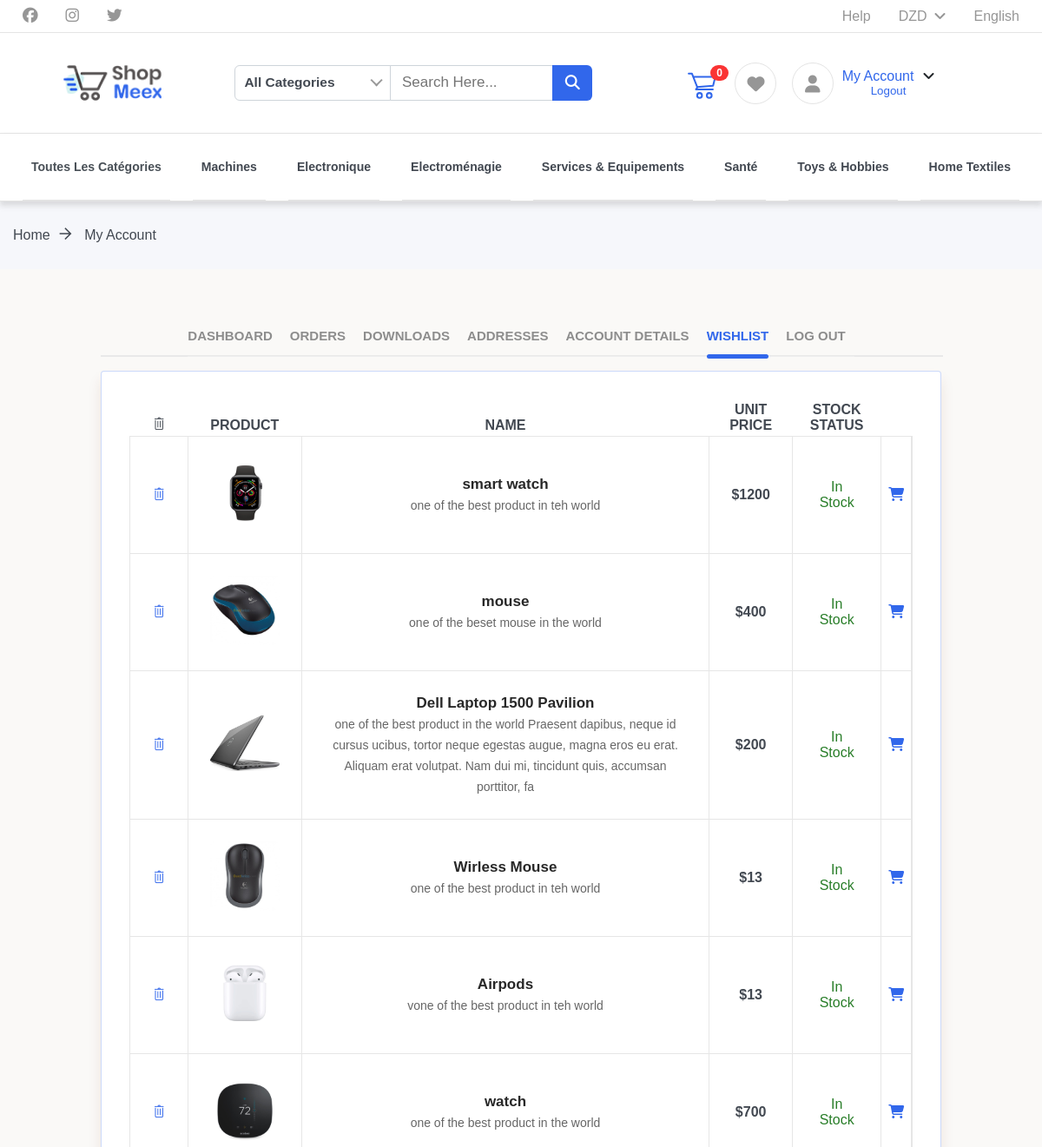
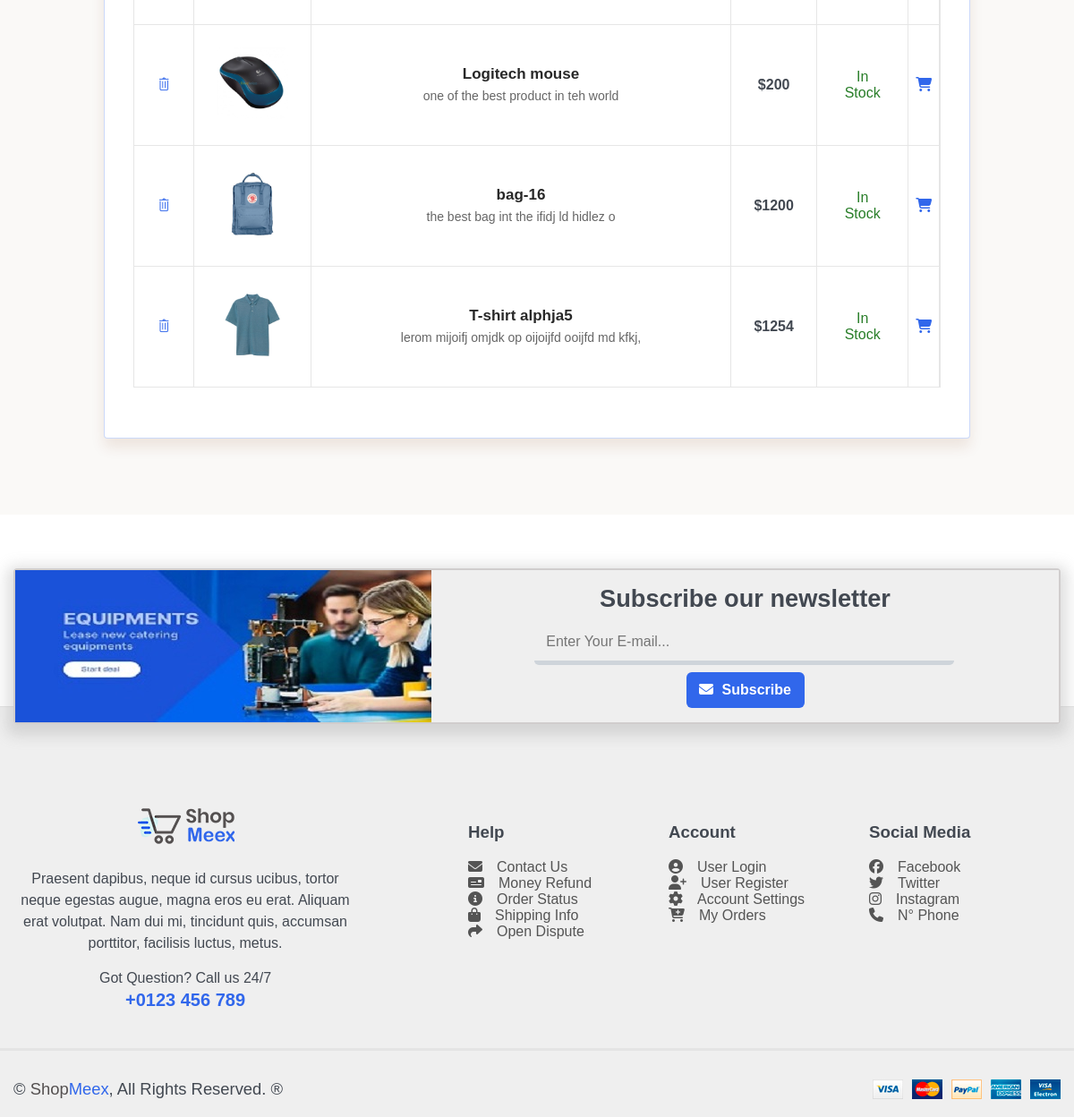
The page /customer/my_wishlist.php (signed in) on the database its author committed (2 pictures, top to bottom).
### tables this page shows
CREATE TABLE `wishlist` (
  `id` int(11) NOT NULL,
  `user_id` int(11) NOT NULL,
  `product_id` int(11) NOT NULL
);

CREATE TABLE `products` (
  `id` int(11) NOT NULL,
  `category_id` int(11) NOT NULL,
  `name` text NOT NULL,
  `description` varchar(200) NOT NULL,
  `weight` double NOT NULL,
  `dimensions` varchar(10) NOT NULL,
  `price` double NOT NULL,
  `slug` varchar(200) NOT NULL,
  `colors` varchar(50) NOT NULL,
  `owner_id` int(11) NOT NULL,
  `model` varchar(50) NOT NULL,
  `photo` varchar(200) NOT NULL,
  `photo1` varchar(200) NOT NULL,
  `photo2` varchar(200) NOT NULL,
  `date_view` date NOT NULL,
  `counter` int(11) NOT NULL,
  `sold_cmp` int(11) NOT NULL,
  `total_rating` int(10) NOT NULL,
  `quantity` int(11) NOT NULL
);

### customer/my_wishlist.php (the view, shortened to what this page needs)
<?php
    include 'includes/session.php';
    if(isset($_SESSION["loggedin"]) && $_SESSION["loggedin"] === true) {
        $getUser = $db->prepare("SELECT * FROM users WHERE email = ?");
        $getUser->execute(array($_SESSION["email"]));
        $info = $getUser->fetch();
        $customer_id = $info['id'];
         $getwish = $db->prepare("SELECT * FROM wishlist WHERE user_id = ?");
        $getwish->execute(array($customer_id));
        $infoo = $getwish->fetch();
        if (!empty($infoo))
            $a=true;
         else $a=false;
         }
    else
        header('location:login.php');
?>
<!DOCTYPE html>
<html>
<head>
    <?php include 'includes/header.php'; ?>
    <div class="breadcrumbs">
        <div class="container">
            <div class="wrapper">
                <div class="col-35">
                    <div class="bread-inner">
                        <ul class="bread-list">
                            <li><a href="../index.php">Home<i class="ti-arrow-right"></i></a></li>
                            <li class="active"><a href="dashboarduser.php">My Account</a></li>
                        </ul>
                    </div>
                </div>
            </div>
        </div>
    </div>
    <div class="user-dashboard">
        <div class="container">
            <div class="wrapper">
                <div class="tabs-wrapper">
                    <ul class="tabs">
                        <li class="Wishlist">
                            <a href="#dashboard">Dashboard</a>
                        </li>
                        <li class="orders">
                            <a href="#orders">Orders</a>
                        </li>
                        <li class="downloads">
                            <a href="#downloads">Downloads</a>
                        </li>
                        <li class="addresses">
                            <a href="#addresses">Addresses</a>
                        </li>
                        <li class="acc-details">
                            <a href="#acc-details">Account Details</a>
                        </li>
                        <li class="dashboard active">
                            <a href="#wishlist">Wishlist</a>
                        </li>
                        <li class="logout">
                            <a href="#logout">Log Out</a>
                        </li>
                    </ul>
                    <?php if ($a==true){
                        echo '<div class="paneltbs panel-4" id="wishlist" style="">
                        <table class="shopping-cart">
                            <thead>
                                <tr class="main-heading">
                                    <th class="text-center" style="padding-left: 1.5rem;padding-right: 1.5rem"><i class="ti-trash remove-icon"></i></th>
                                    <th>PRODUCT</th>
                                    <th>NAME</th>
                                    <th class="text-center">UNIT PRICE</th>
                                    <th class="text-center">STOCK STATUS</th>
                                    <th class="text-center"></th>
                                </tr>
                            </thead>
                            <tbody>';
                                   $stmt = $db->prepare("SELECT * , wishlist.id AS wishid FROM  wishlist LEFT JOIN products ON products.id=wishlist.product_id  WHERE user_id=:user_id");
                                        $stmt->execute(['user_id'=>$customer_id]);
                                        foreach($stmt as $row) {
                                echo '<tr >
                                    <td class="action" data-title="Remove"><a href="#" id="remove-product" rel="'.$row['product_id'].'" class="wishlist_delete"   ><i class="ti-trash remove-icon"></i></a></td>
                                    <td class="image" data-title="No"><img src="../images/items/';
                                    echo $row['photo'];
                                    echo ' "alt="#"></td>
                                    <td class="product-des" data-title="Description">
                                        <p class="product-name"><a href="../product.php?product=';echo $row['slug'];
                                        echo '">';
                                        echo $row['name'];echo '</a></p>
                                        <p class="product-des">';echo $row['description'];echo '</p>
                                    </td>
                                    <td class="prix" data-title="Price"><span>$';
                                    echo $row['price'];
                                    echo '<span class="unit-price"></span></span>
                                    </td>
                                    <td class="stock-status" data-title="Status">
                                        <span>In Stock</span>
                                    </td>
                                    <td class="add-card" data-title="Add To Card">
                                    <a href="#" rel="'.$row['product_id'].'" class="add_to_c" title="Add To Cart"><i class="fa fa-shopping-cart" ></i></a>
                                    </td>';
                            }
                            echo '</tbody>
                        </table> </div>'; }
                            else
                                echo  '<div class="paneltbs panel-4" id="wishlist" style="">
                        <div class="alert-message"><a href="../product.php">Browse products </a>No wishlist has been made yet.</div>
                    </div>'; ?>
                </div>
            </div>
        </div>
    </div>
   <?php include 'includes/footer.php'; ?>
</body>
</html>

### css/all.css (style rules this page uses)
.fa, .fas, .far, .fal, .fad, .fab { -moz-osx-font-smoothing: grayscale; -webkit-font-smoothing: antialiased; display: inline-block; font-style: normal; font-variant: normal; text-rendering: auto; line-height: 1; }
.fa-shopping-cart:before { content: "\f07a"; }
.fa, .fas { font-family: 'Font Awesome 5 Free'; font-weight: 900; }

### css/solid.css (style rules this page uses)
.fa, .fas { font-family: 'Font Awesome 5 Free'; font-weight: 900; }

### css/responsive.css (style rules this page uses)
@media only screen and (max-width: 1200px) { html, body, #main-header .top-sec { overflow-x: hidden; width: 100%; height: auto; } }
@media only screen and (max-width: 1200px) { #main-header .top-sec .container, #main-header .bottom-sec .container, .newsletter-area .container, #main-footer .container, #main-footer .copyrights-payments .container, .checkout .container, #contact .container, .faq .container, main .container, .my-account .container, .user-dashboard .container, .product-details .container { width: 100% !important; max-width: 100% !important; } }
@media only screen and (max-width: 1200px) { .breadcrumbs ul li a { font-size: 16px; } }
@media only screen and (max-width: 1200px) { .breadcrumbs ul li i { font-size: 15px; } }
@media only screen and (max-width: 1200px) { .shopping>.container>.wrapper, .checkout .container .wrapper, #contact .container .wrapper, .faq .container .wrapper, .my-account .container .wrapper, .user-dashboard .container .wrapper, .product-details .container .wrapper { margin: 0 !important; overflow-x: hidden !important; } }
@media only screen and (max-width: 1200px) { .shopping-cart { overflow: hidden; } }
@media only screen and (max-width: 1200px) { .shopping-cart tbody tr:not(:nth-child(1)) { margin-top: 3rem; } }
@media only screen and (max-width: 1200px) { .newsletter-area .container, #main-footer .container, #main-footer .copyrights-payments .container, .checkout .container, #contact .container, .faq .container, main .container, .my-account .container, .user-dashboard .container, .product-details .container { margin: 0 !important; } }
@media only screen and (max-width: 1200px) { .user-dashboard .shopping-cart tbody tr td.add-card { border-right: 2px solid #e6e6e6; } }

### rows shown on the page
wishlist: product.photo (picture), product.name "smart watch", product.description "one of the best product in teh world", product.price "1200"
wishlist: product.photo (picture), product.name "mouse", product.description "one of the beset mouse in the world", product.price "400"
wishlist: product.photo (picture), product.name "Dell Laptop 1500 Pavilion", product.description "one of the best product in the world Praesent dapibus, neque id cursus ucibus, tortor neque egestas augue, magna eros eu erat. Aliquam erat volutpat. Nam dui mi, tincidunt quis, accumsan porttitor, fa", product.price "200"
wishlist: product.photo (picture), product.name "Wirless Mouse", product.description "one of the best product in teh world", product.price "13"
wishlist: product.photo (picture), product.name "Airpods", product.description "vone of the best product in teh world", product.price "13"
wishlist: product.photo (picture), product.name "watch", product.description "one of the best product in the world", product.price "700"
wishlist: product.photo (picture), product.name "Logitech mouse", product.description "one of the best product in teh world", product.price "200"
wishlist: product.photo (picture), product.name "bag-16", product.description "the best bag int the ifidj ld hidlez o", product.price "1200"
wishlist: product.photo (picture), product.name "T-shirt alphja5", product.description "lerom mijoifj omjdk op oijoijfd ooijfd md kfkj,", product.price "1254"
